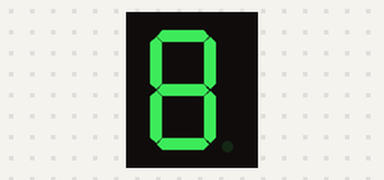
The program below on a simulated ESP32. Parts: 1-digit seven-segment display. Wiring (inferred from the names in the program): 1-digit 7-segment display, segments lit when LOW: segments GPIO 12, GPIO 14, GPIO 25, GPIO 33, GPIO 26, GPIO 32, GPIO 27. The segment pins are drawn as the display they are named for.

Above: at 0.0 s.
At 1.2 s:
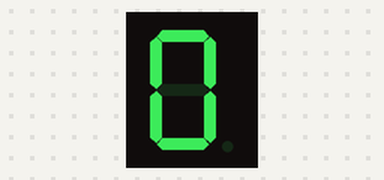
At 2.3 s:
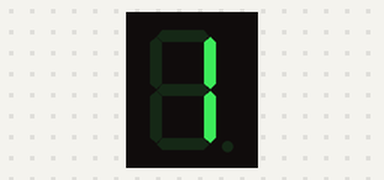
At 5.6 s:
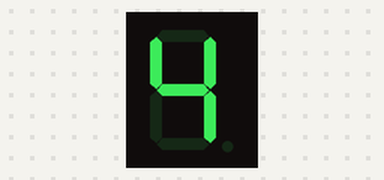
At 7.8 s:
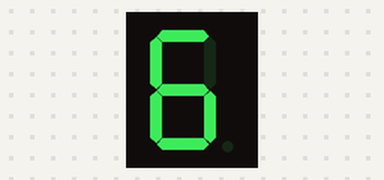
At 11.2 s:
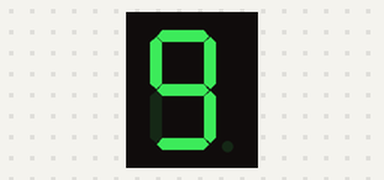

Measured:
- by itself, everything shown: repeats every 11.1 s, in 10 steps
- what the display in image 1 shows lasts 1.1 s, from 1.1 s to 2.2 s

The program:

main.cpp
```cpp
//Driving Seven Segment Display using esp32
#include <stdio.h>
#include "freertos/FreeRTOS.h"
#include "freertos/task.h"
#include "driver/gpio.h"
#include "sdkconfig.h"

#define a GPIO_NUM_12
#define b GPIO_NUM_14
#define c GPIO_NUM_25
#define d GPIO_NUM_33
#define e GPIO_NUM_26
#define f GPIO_NUM_32
#define g GPIO_NUM_27


extern "C" void app_main()
{
  bool a1,b1,c1,d1,e1,f1,g1,A=0,B=0,C=0,D=0,W,X,Y,Z;
  gpio_pad_select_gpio(a);
  gpio_pad_select_gpio(b);
  gpio_pad_select_gpio(c);
  gpio_pad_select_gpio(d);
  gpio_pad_select_gpio(e);
  gpio_pad_select_gpio(f);
  gpio_pad_select_gpio(g);

 gpio_set_direction(a, GPIO_MODE_OUTPUT);
 gpio_set_direction(b, GPIO_MODE_OUTPUT);
 gpio_set_direction(c, GPIO_MODE_OUTPUT);
 gpio_set_direction(d, GPIO_MODE_OUTPUT);
 gpio_set_direction(e, GPIO_MODE_OUTPUT);
 gpio_set_direction(f, GPIO_MODE_OUTPUT);
 gpio_set_direction(g, GPIO_MODE_OUTPUT);

  while(1) {
  //seven segment boolean expressions
  a1= ((B&&!C&&!D) || (!A&&!B&&!C&&D));
  b1= ((B&&!C&&D) || (B&&C&&!D));
  c1= (!B&&C&&!D);
  d1=((B&&!C&&!D) || (B&&C&&D) || (!A&&!B&&!C&&D));
  e1=((B&&!C) || (D));
  f1=((C&&D) || (!B&&C) || (!A&&!B&&D));
  g1=(!A&&!B&&!C) || (B&&C&&D);
//boolean expression for
  W=A;
  X=B;
  Y=C;
  Z=D;

  //increment operation

  A=(W&&!Z) || (X&&Y&&Z);
  B=(X&&!Y) || (X&&!Z) || (!X&&Y&&Z);
  C=(Y&&!Z) || (!W&&!Y&&Z);
  D=(!Z);
 vTaskDelay(1111 / portTICK_PERIOD_MS);
//output values
          gpio_set_level(a,a1);
	 gpio_set_level(b,b1);
	 gpio_set_level(c,c1);
	 gpio_set_level(d,d1);
	 gpio_set_level(e,e1);
	 gpio_set_level(f,f1);
	 gpio_set_level(g,g1);
       /* vTaskDelay(1111 / portTICK_PERIOD_MS);
        vTaskDelay(1111 / portTICK_PERIOD_MS);*/
    }
//return 1;
}
```
